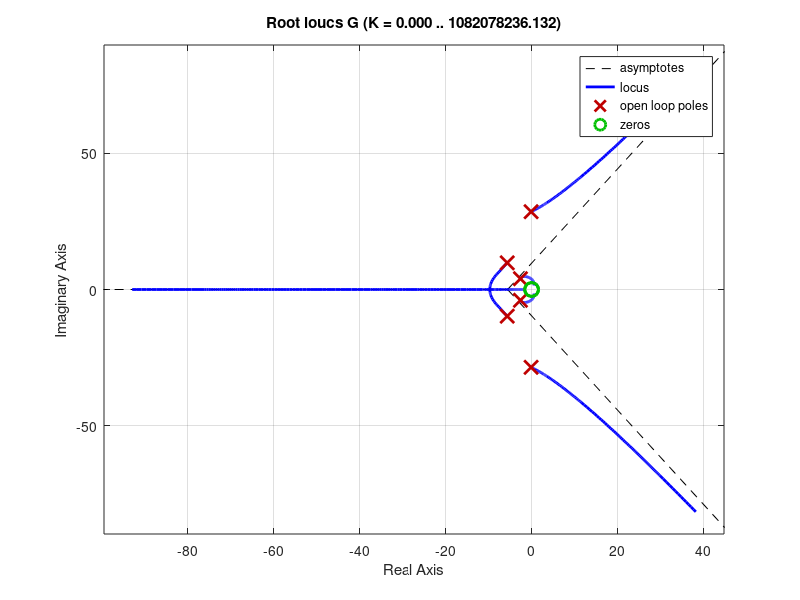

The MATLAB source for this figure: (Note: this script raises an error after producing the figure.)
close all
clear all

% actuator transfer function
A = tf([10.26], [1 11.31 127.9]);

% floor's transfer function
F = tf([0.00006667 0 0], [1 0.2287 817.3]);

% sensor transfer function
M = tf([1 0], [1 5.181 22.18]);

% Feedforward transfer function (no K)
G = A*F*M;
rlocus(G);

% Find K where root locus crosses imaginary axis.
evalfr(-1/G, 28.6732i)



